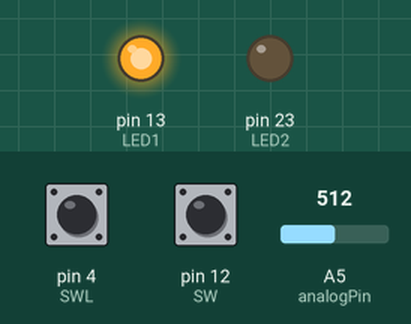
Recording of a sketch running on a simulated Arduino Mega 2560, built with avr-gcc and run on an emulated ATmega2560. Shown: output pins drawn as LEDs (lit = HIGH). The inputs (shaded band) are chosen by the test bench; at power-on: pin 12 (SW) LOW, pin 4 (SWL) LOW, A5 (analogPin) = 512. What the sketch prints to the serial monitor is not drawn.

Above: at 1.2 s.
1.3 s: pin 12 (SW) pulled HIGH for 1 s
At 1.75 s:
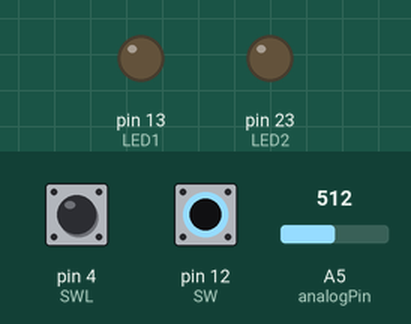
3.8 s: pin 4 (SWL) pulled HIGH for 0.15 s
At 5.2 s:
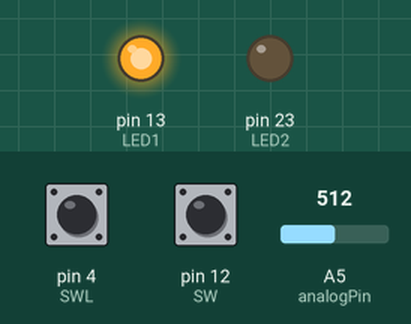
5.5 s: pin 4 (SWL) pulled HIGH for 1 s
At 6.3 s:
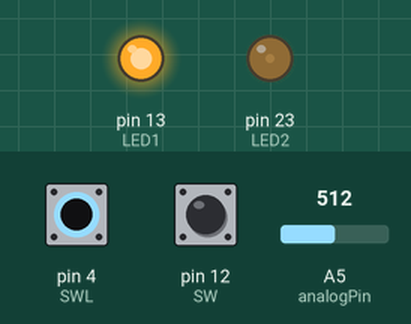
8.0 s: pin 4 (SWL) pulled HIGH for 3.2 s
At 8.5 s:
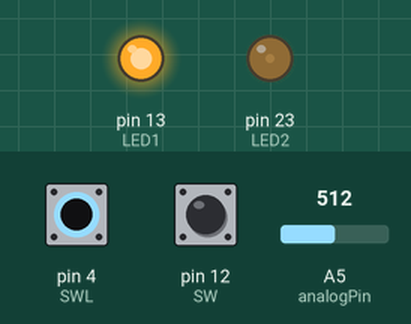
12.7 s: pin 12 (SW) pulled HIGH for 0.15 s
At 13.1 s:
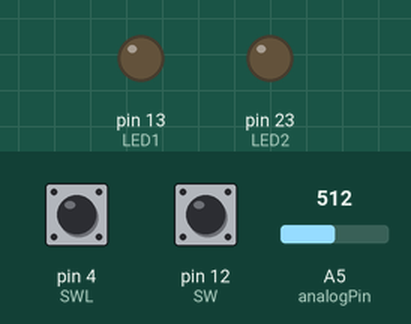
14.7 s: pin 12 (SW) pulled HIGH for 3.2 s
At 18.5 s:
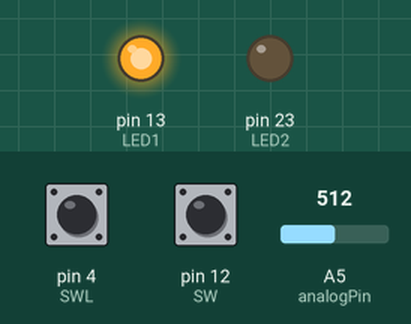
Timing chart, 0 to 20.0 s (numbered marks = the images above; inputs shaded):
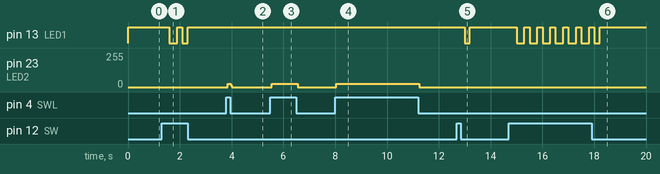

The sketch:

ldr_swit.ino
```cpp
int SW = 12; //On/Off
int SWstate;
int SWL = 4; //On/Off
int SWLstate;

int status = 0;

int LED1 = 13;
int LED2 = 23;
int LDR = 5;

int analogPin = 5;
int val = 0;
int timer = 100;


void Ldr() {

  val = analogRead(analogPin);  //อ่านค่าสัญญาณ analog ขา5 ที่ต่อกับ LDR
  Serial.print("val = "); // พิมพ์ข้อมความส่งเข้าคอมพิวเตอร์ "val = "
  Serial.println(val); // พิมพ์ค่าของตัวแปร val

  if (val < 50) { // ค่า 100 สามารถกำหนดปรับได้ตามค่าแสงในห้องต่างๆ
    digitalWrite(LED2, HIGH); // สั่งให้ LED ติดสว่าง
  }
  else {
    digitalWrite(LED2, LOW); // สั่งให้ LED ดับ
  }
  delay(100);

}

void Lamp() {  // 1 Time on/off
  SWLstate = digitalRead(SWL);
  Serial.print(SWLstate);

  if (SWLstate == 1) {
    digitalWrite(LED2, HIGH);
  }
  else {
    digitalWrite(LED2, LOW);
  }
}

void SwitchLdr() {  //1time on/off

  SWstate = digitalRead(SW);
  Serial.println(SWstate);

  if (SWstate == 1) {
    Ldr();
    digitalWrite(LED1, HIGH);
    delay(200);
    digitalWrite(LED1, LOW);
    delay(200);
    Serial.println("SW is pressed & LDR AUTO");
  }
  else {
    digitalWrite(LED1, HIGH);
    digitalWrite(LED2, LOW);
    Serial.println("SW is pressed & LDR MANUAL");
    Lamp();
  }
}

void setup() {

  Serial.begin(115200);

  pinMode(LED1, OUTPUT);
  pinMode(LED2, OUTPUT);

  pinMode(SW, INPUT);
  pinMode(SWL, INPUT);

}


void loop() {
  SwitchLdr();

  //  // Switch case
//    Serial.println("Enter Your state"); //Toggle
//    while (Serial.available() == 0) {
//    }
//    int Choice = Serial.parseInt();
//
//    switch (Choice) {
//
//      case 4:   //เปิด
//        Serial.print("SW is pressed & LDR AUTO");
//
//        digitalWrite(LED1, HIGH);
//        delay(200);
//        Ldr;
//
//        break;
//
//      case 5: //ปิด
//        digitalWrite(LED1, HIGH);
//        Serial.print("SW is pressed & LDR MANUAL");
//        Lamp();
//        break;
//
//      default:
//
//        Serial.println("Please choose a valid selection");
//    }


}
```

Measured:
- after the input at 1.3 s, pin 13 (LED1): HIGH → LOW after 0.30 s, → HIGH 0.30 s later, → LOW 0.20 s later, → HIGH 0.20 s later
- after the input at 3.8 s, pin 23 (LED2): 0/255 → 25/255 after 0.05 s, → 0/255 0.12 s later
- after the input at 5.5 s, pin 23 (LED2): 0/255 → 25/255 after 0.05 s, → 0/255 1.0 s later
- after the input at 8.0 s, pin 23 (LED2): 0/255 → 25/255 after 0.05 s, → 0/255 3.2 s later
- after the input at 12.7 s, pin 13 (LED1): HIGH → LOW after 0.30 s, → HIGH 0.20 s later
- after the input at 14.7 s, pin 13 (LED1): goes 6 × (LOW 0.30 s, HIGH 0.20 s), LOW 0.20 s, then HIGH, starting after 0.30 s
